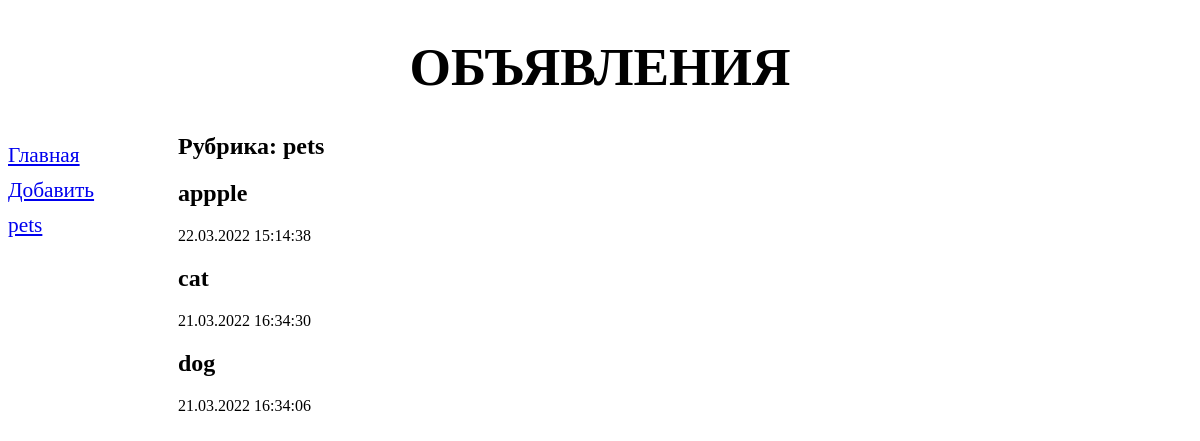
Screenshot of /bboard/1/ with the database file from the repository.
### bboard/models.py (models this page shows, shortened)
class Rubric(models.Model):
    name = models.CharField(max_length=20, db_index=True, verbose_name='Haзвaниe')
    class Meta:
        verbose_name_plural = 'Рубрики'
        verbose_name = 'Рубрика'
        ordering = ['name']

class Bb(models.Model):
    title = models.CharField(max_length=50, verbose_name='Товар')
    content = models.TextField(null=True, blank=True, verbose_name='Описание')
    price = models.FloatField(null=True, blank=True, verbose_name='Цена')
    published = models.DateTimeField(auto_now_add=True, db_index=True, verbose_name='Опубликовано')
    rubric = models.ForeignKey('Rubric', null=True, on_delete=models.PROTECT, verbose_name='Рубрика')
    class Meta:
        verbose_name_plural = 'Объявления'
        verbose_name = 'Объявление'
        ordering = ['-published']

### bboard/views.py (the view)
# urls.py: path('<int:rubric_id>/', by_rubric, name='by_rubric'),
def by_rubric(request, rubric_id):
    bbs = Bb.objects.filter(rubric=rubric_id)
    rubrics = Rubric.objects.all()
    current_rubric = Rubric.objects.get(pk=rubric_id)
    context = {'bbs': bbs, 'rubrics': rubrics,
               'current_rubric': current_rubric}
    return render(request, 'bboard/by_rubric.html', context)

### bboard/templates/bboard/by_rubric.html (shortened to what this page needs)
{% extends "layout/basic.html" %}
{% block content %}
<h2>Рубрика: {{ current_rubric.name }}</h2>
{% for bb in bbs %} <div>
<h2>{{ bb.title }}</h2>
<p>{{ bb.published|date:"d.m.Y H:i:s" }}</p>
</div>
{% endfor %}
{% endblock %}

### bboard/templates/layout/basic.html (shortened to what this page needs)
{% load static %}
<!DOCTYPE html>
<html>
    <head>
       <link rel="stylesheet" type="text/css"
        href="{% static 'bboard/style.css' %}">
</head>
<body>
<header>
    <h1>Объявления</h1>
</header>
<nav>
    <a href="{% url 'index' %}">Главная</a>
    <a href="{% url 'add' %}">Добавить</a>
    {% for rubric in rubrics %}
    <a href="{% url 'by_rubric' rubric.pk %}">
        {{ rubric.name }}</a>
    {% endfor %}
</nav>
<section>
    {% block content %} {% endblock %}
</section>
</body>
</html>

### bboard/static/bboard/style.css (style rules this page uses)
header h1 { font-size: 40pt; text-transform: uppercase; text-align: center; background: url("bg.jpg") left / auto 100% no-repeat; }
nav { font-size: 16pt; width: 150px; float: left; }
nav a { display: block; margin: 10px 0px; }
section { margin-left: 170px; }

### rows the page displays
Rubric: name "pets"
Bb: title "appple", published "22.03.2022 15:14:38"
Bb: title "cat", published "21.03.2022 16:34:30"
Bb: title "dog", published "21.03.2022 16:34:06"
